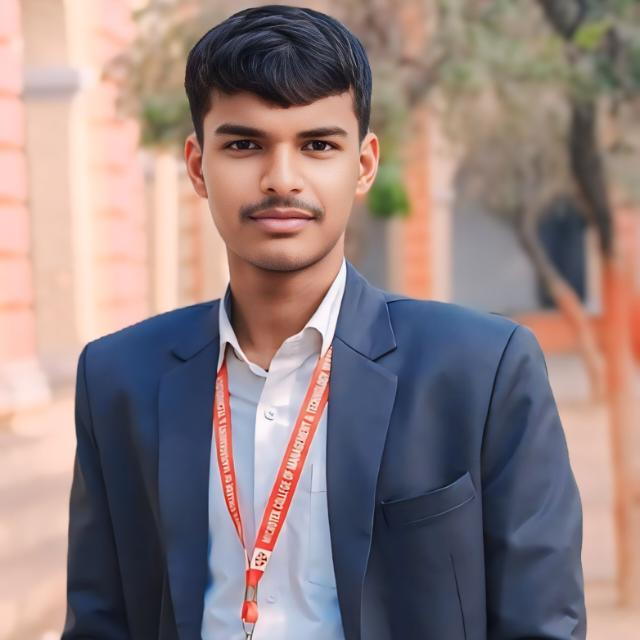
#> input picture published/python/0.png, 640 x 640 px
$ python pythonimage.py
#> lines starting #> are read from the running program, lines starting #| are printed output that depends on the picture; after the words box and inside, x2 and y2 are one past the last pixel; in counts of white or black regions, pixels touching at a corner belong together
import cv2 as pp


def readImage(imagepath):
#> called with imagepath = '0.png'
    print(9000)

    pic = pp.imread(imagepath)
#> pic is the input picture: shape (640, 640, 3); mean B, G, R 127.4, 127.9, 145.2
    if pic is None:

        print("Picture not found")
        return None
    return pic


def size(pic):
    my, mx, mz = pic.shape
#> my = 640; mx = 640; mz = 3
    return my, mx


def showImage(pic):

    output = pp.imshow("Show Picture", pic)
    pp.waitKey(0)


def saveImage(pic, filename):
    pp.imwrite(filename, pic)  # Save to disk


# [46 lines left out: functions setHorizontalFlip, setBlackAndWhite, not called in this run]


def setCompleteBlackAndWhite(pic):
    my, mx = size(pic)
#> my = 640; mx = 640
    for x in range(mx):

        for y in range(my):

            b = int(pic[x][y][0])  # Blue Value

            g = int(pic[x][y][1])  # Green Value

            r = int(pic[x][y][2])  # Red Value

            bwvalue = int((r+g+b)//3)  # Average RGB
            if bwvalue < 128:
                bwvalue = 0
            else:
                bwvalue = 255

            pic[x][y][0] = bwvalue

            pic[x][y][1] = bwvalue

            pic[x][y][2] = bwvalue
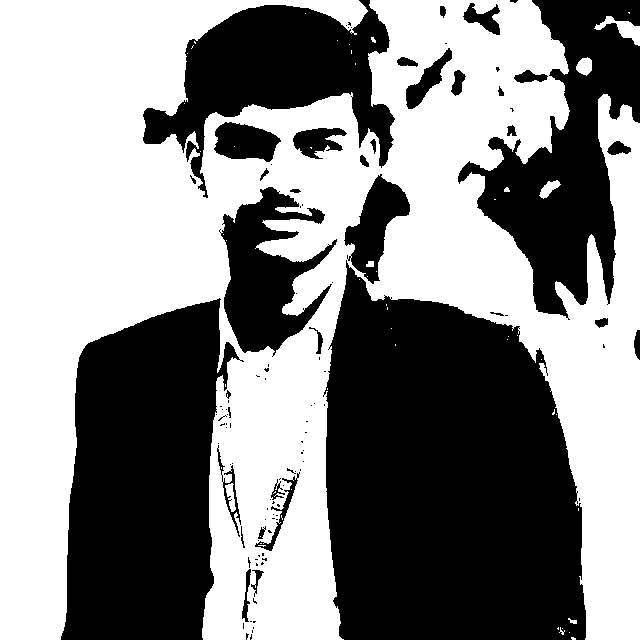
#> pic: shape (640, 640, 3); 53.6% white; 111 black regions (76 under 20 px), largest, box (x1, y1, x2, y2) and area: (323, 260, 586, 640) 78104, (61, 298, 244, 640) 44990, (458, 0, 640, 320) 25340

    return pic


picname = "0.png"
pic = readImage(picname)
pic = setCompleteBlackAndWhite(pic)
print(picname)
showImage(pic)

# output = pp.imshow("Show Picture", pic)

# print(output)

# output = pp.waitKey(0)

$ run again, with published/python/champak.jpg saved as published/python/0.png
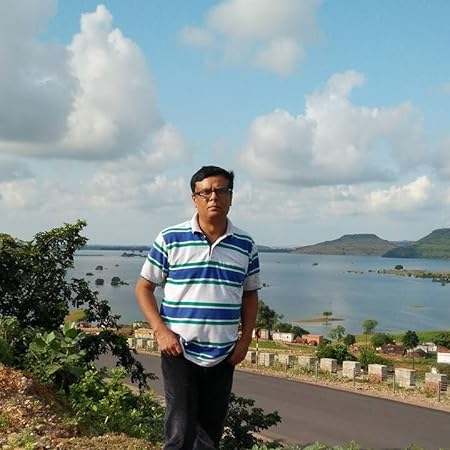
#> input picture published/python/champak.jpg, 450 x 450 px
#> in readImage, pic is the input picture: shape (450, 450, 3); mean B, G, R 145.3, 145.5, 133.3
#> in setCompleteBlackAndWhite, `my, mx = size(pic)`: my = 450
#> after the loop in setCompleteBlackAndWhite, `for x in range(mx):`:
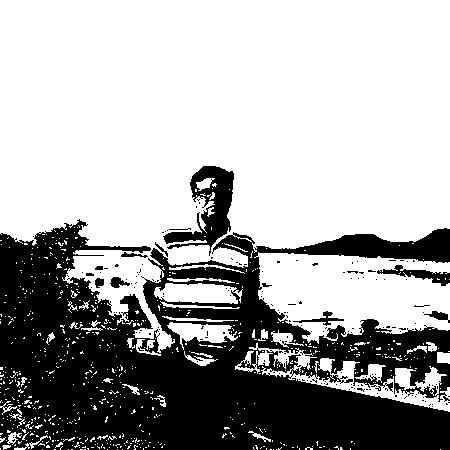
#> pic: shape (450, 450, 3); 66.3% white; 172 black regions (159 under 20 px), largest, box (x1, y1, x2, y2) and area: (0, 219, 450, 450) 64155, (163, 166, 234, 256) 2499, (377, 265, 450, 286) 534
